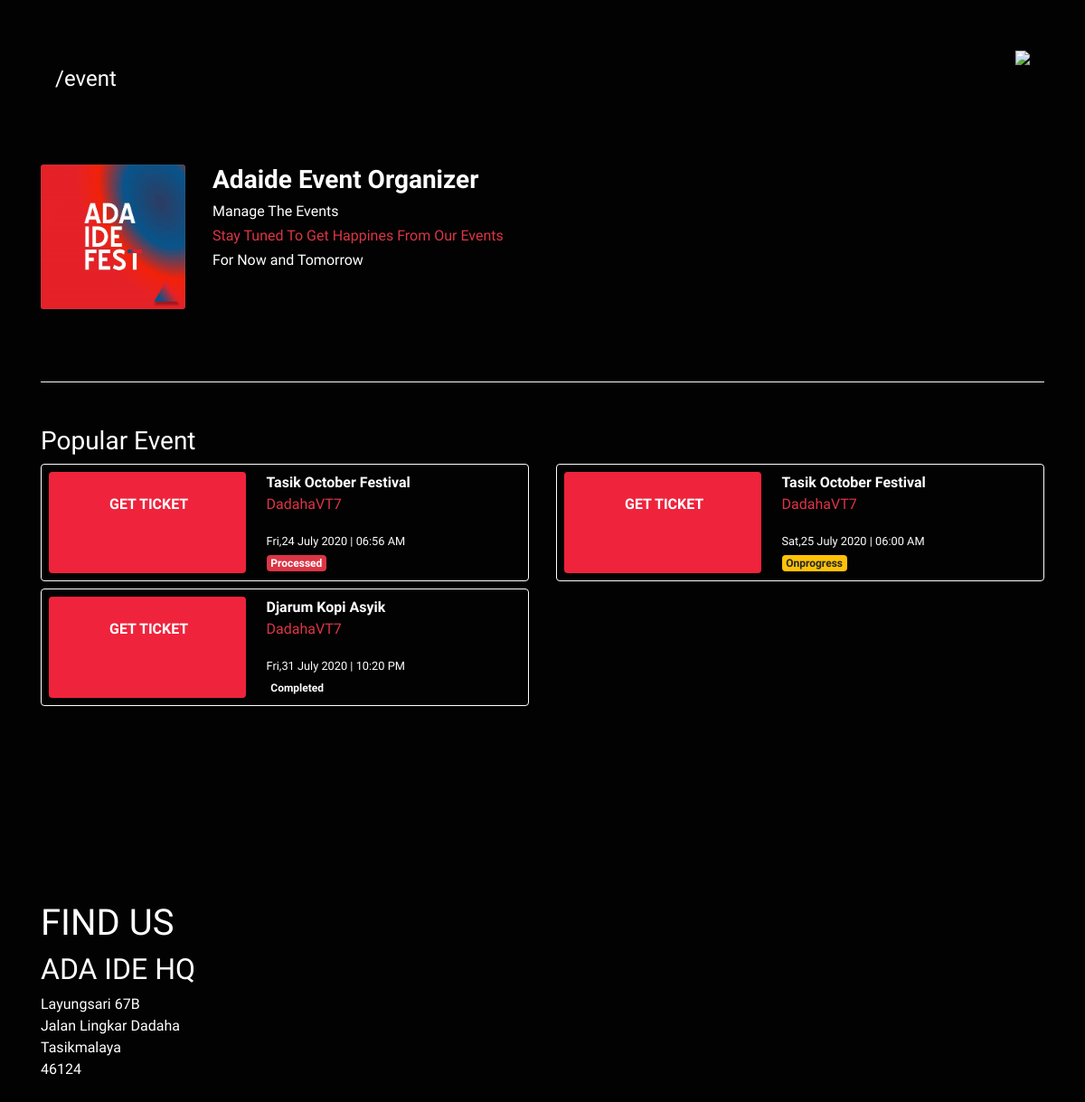
The app's page /index.php/event, older data.
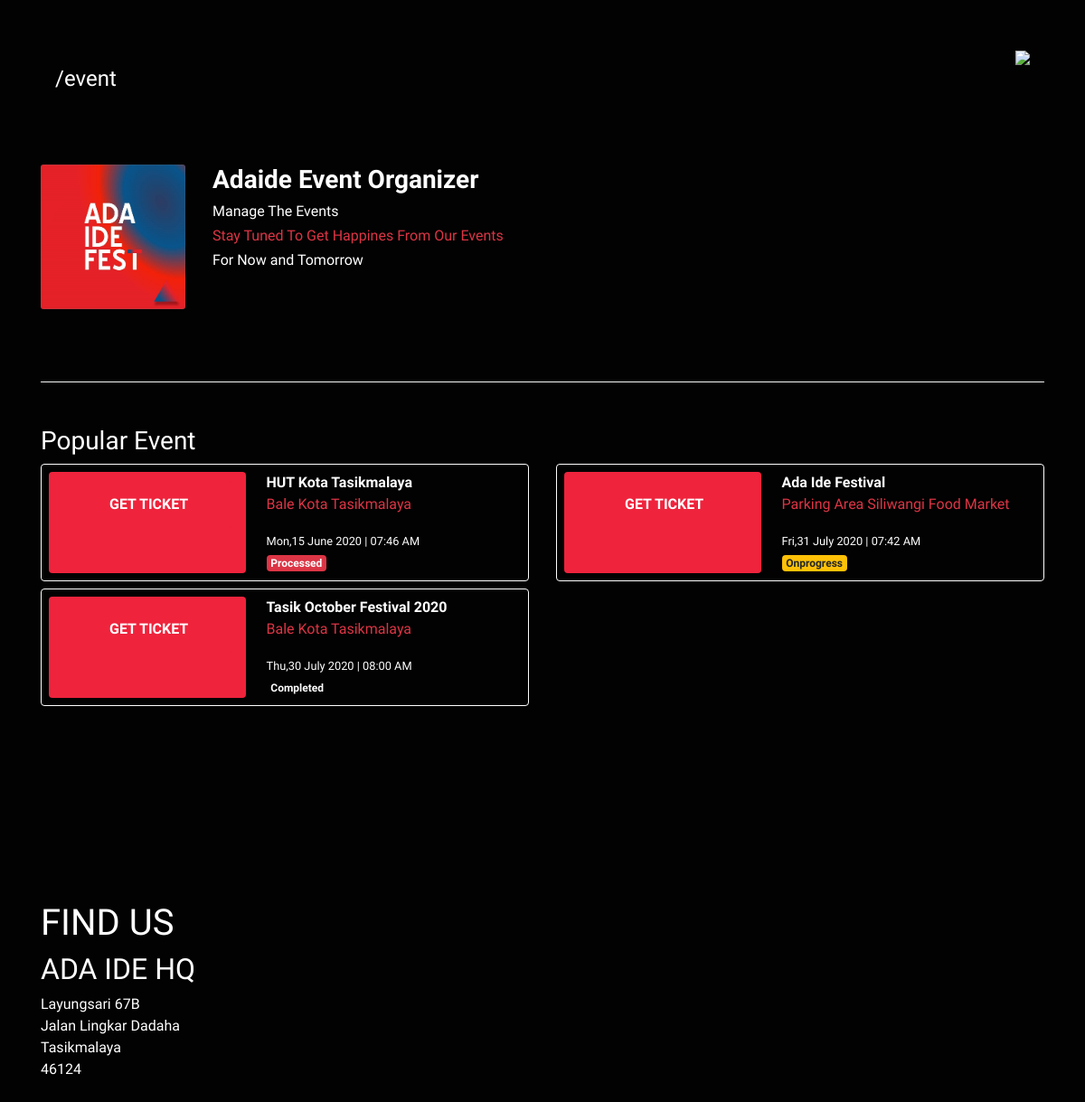
The same page, newer data.
### tables this page shows
CREATE TABLE `tb_event` (
  `id_event` varchar(11) NOT NULL,
  `nama_event` varchar(30) DEFAULT NULL,
  `jenis_event` int(11) DEFAULT NULL,
  `tanggal_mulai` datetime DEFAULT NULL,
  `tanggal_selesai` datetime NOT NULL,
  `total_stok` int(11) DEFAULT NULL,
  `status_event` varchar(15) DEFAULT NULL,
  `banner` text DEFAULT NULL,
  `deskripsi` text DEFAULT NULL,
  `id_stage` int(11) NOT NULL
);

CREATE TABLE `tb_stage` (
  `id_stage` int(11) NOT NULL,
  `nama_stage` varchar(50) DEFAULT NULL,
  `alamat_stage` text DEFAULT NULL,
  `kota_stage` varchar(30) DEFAULT NULL,
  `geocode` text DEFAULT NULL
);

### application/controllers/Event.php (called while the page is built, shortened)
<?php
class Event extends CI_Controller
{
  public function index()
  {
    $data['events']=$this->events->viewPre();
    $data['title'] = "ADAIDE";
    $this->load->view('frontend/templates/auth_header',$data);
    $this->load->view('frontend/event/event');
    $this->load->view('frontend/templates/footer');
  }
}

### index.php (called while the page is built, shortened)
<?php
require_once BASEPATH.'core/CodeIgniter.php';

### application/models/Events_model.php (called while the page is built, shortened)
<?php
class Events_model extends CI_Model
{
    function viewPre(){
        $this->db->select('*');
        $this->db->from('tb_event e');
        $this->db->join('tb_stage s','s.id_stage=e.id_stage','left');
        $this->db->where('status_event !=',"Ongoing");
        $this->db->order_by('status_event','DESC');
        return $this->db->get()->result_array();
    }
}

### application/views/frontend/event/event.php (the view, shortened to what this page needs)
<body class="bg-black">
	<div class="container-xl py-5">
		<div class="nav navbar">
			<div class="justify-content-start">
				<h4 class="h4">/event</h4>
			</div>
			<div class="display-4 d-flex justify-content-end">
				<img src="<?= base_url('assets/frontend/')?>img/logo-putih.png" class="logo" id="logo-image" role="dialog" data-toggle="modal" data-target="#modalMenu">
			</div>
		</div>
		<header class="text-left pt-5">
			<div class="row">
				<div class="col-md-2 mb-3">
					<img src="<?= base_url('assets/frontend/')?>img/idefest.jpg" class="card-img">
				</div>
				<div class="col-md-7">
					<h3 class="h3 font-weight-bold">Adaide Event Organizer</h3>
					<h6 class="h6">Manage The Events</h6>
					<h6 class="h6 text-danger">Stay Tuned To Get Happines From Our Events</h6>
					<h6 class="h6">For Now and Tomorrow</h6>
				</div>
			</header>
		</div>
	<div class="container-xl">
		<hr class="border-light"></hr>
		<div class="row mt-5 h-100" id="ticket">
			<div class="col-md-12">
				<h3>Popular Event</h3>
				<div class="row">
				<?php foreach($events as $value){ ?>
					<div class="col-lg-6 col-md-6 mb-2">
						<div class="item-tiket">
							<div class="item-tiket_button col-sm-5">
								<form action="<?= base_url('ticket') ?>" method="post">
									<button class="btn btn-danger px-5 py-3 text-uppercase font-weight-bold" type="submit">
										<span class="text-center">Get Ticket</a></span>
									</button>
								</form>
							</div>
							<div class="item-tiket_event col-sm-7">
								<span class="font-weight-bold"><?= $value['nama_event'] ?></span><br>
								<p class="text-danger"><?= $value['nama_stage'] ?></p>
								<small><?= date("D,d F Y | h:i A",strtotime($value['tanggal_mulai'])); ?></small>
								<br>
								<span class="badge badge-<?php if($value['status_event']=='Onprogress'){ echo 'warning';}elseif($value['status_event']=='Processed'){ echo 'danger';} ?>"><?= $value['status_event'] ?></span><br>
							</div>
						</div>
					</div>
					<?php } ?>
				</div>
			</div>
		</div>
	</div>
	<section class="container-fluid mt-5">
		<div class="footer container-xl">
			<h1 class="display-5 text-uppercase">find us</h1>
			<h2 class="display-5 text-uppercase">ada ide HQ</h2>
			<p>Layungsari 67B <br>Jalan Lingkar Dadaha<br> Tasikmalaya<br>46124</p>
		</div>
	</section>

### application/views/frontend/templates/auth_header.php (shortened to what this page needs)
<!doctype html>
<html lang="en">
<head>
  <link rel="stylesheet" href="<?= base_url('/assets/frontend/') ?>css/main.css">
  <link rel="stylesheet" href="<?= base_url('assets/frontend/') ?>css/bootstrap.css">
  <link rel="stylesheet" href="<?= base_url('assets/frontend/') ?>css/grid-gallery.css">
  <link rel="stylesheet" href="<?=base_url('/assets/frontend/')?>/fontawesome/css/all.css">
  <link rel="stylesheet" href="<?=base_url('/assets/frontend/')?>fontawesome/css/brands.css">
</head>

### application/views/frontend/templates/footer.php (shortened to what this page needs)
</body>
</html>

### assets/frontend/css/main.css (style rules this page uses)
.bg-black { background-color: #020202 !important; }
.logo { height: 70px; color: white; z-index: 100; top: 48px; }
html { font-size: 16px !important; background-color: #020202; }
body { color: #fff !important; font-family: "Nunito Sans", sans-serif !important; height: 100%; }
.footer { padding: 10rem 0; font-size: 1rem; }
.item-tiket { display: flex; padding: 8px; border: 1px solid white; border-radius: 0.25rem; min-width: 262px; }
.item-tiket_event { margin-left: 8px; vertical-align: center; }
.item-tiket_button { padding: 0.50rem; border-radius: 0.25rem; max-width: 100%; height: auto; display: flex; background-color: #ef233c; }
.item-tiket_button span { align-self: center; }
.item-tiket button { background-color: #ef233c; color: #fff; margin-left: 4px; border: 0; }
@media (min-width: 992px) { html { font-size: 1.75rem; } }
@media (min-width: 1200px) { html { font-size: 2rem; } }

Row changes from the older to the newer data that the page shows:
removed tb_event: nama_event "Tasik October Festival", id_stage.nama_stage "DadahaVT7", tanggal_mulai "Fri,24 July 2020 | 06:56 AM", status_event "Processed"
removed tb_event: nama_event "Tasik October Festival", id_stage.nama_stage "DadahaVT7", tanggal_mulai "Sat,25 July 2020 | 06:00 AM", status_event "Onprogress"
removed tb_event: nama_event "Djarum Kopi Asyik", id_stage.nama_stage "DadahaVT7", tanggal_mulai "Fri,31 July 2020 | 10:20 PM", status_event "Completed"
added tb_event: nama_event "HUT Kota Tasikmalaya", id_stage.nama_stage "Bale Kota Tasikmalaya", tanggal_mulai "Mon,15 June 2020 | 07:46 AM", status_event "Processed"
added tb_event: nama_event "Ada Ide Festival", id_stage.nama_stage "Parking Area Siliwangi Food Market", tanggal_mulai "Fri,31 July 2020 | 07:42 AM", status_event "Onprogress"
added tb_event: nama_event "Tasik October Festival 2020", id_stage.nama_stage "Bale Kota Tasikmalaya", tanggal_mulai "Thu,30 July 2020 | 08:00 AM", status_event "Completed"
